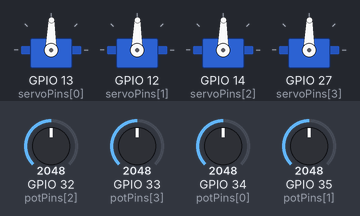
A sketch run on a simulated ESP32. On the bench: 4 × servo. The test bench sets the inputs (shaded band); at power-on: GPIO 32 (potPins[2]) = 2048, GPIO 33 (potPins[3]) = 2048, GPIO 34 (potPins[0]) = 2048, GPIO 35 (potPins[1]) = 2048 (analog values on the 0–4095 scale).

Above: at 1.2 s.
1.3 s: GPIO 32 (potPins[2]) set to 2866
At 2.3 s:
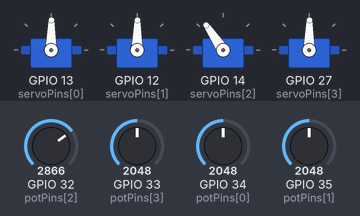
3.2 s: GPIO 33 (potPins[3]) set to 2866
At 4.4 s:
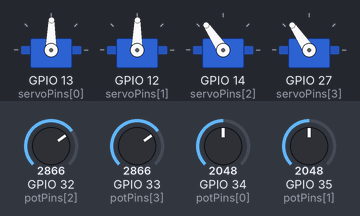
5.1 s: GPIO 34 (potPins[0]) set to 2866
At 6.0 s:
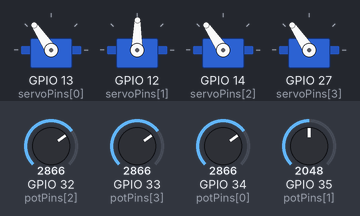
7.0 s: GPIO 35 (potPins[1]) set to 2866
At 8.6 s:
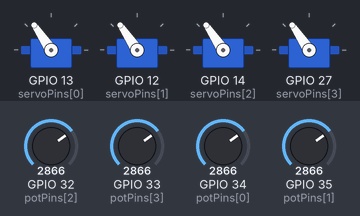
8.9 s: GPIO 32 (potPins[2]) set to 1228
At 10.7 s:
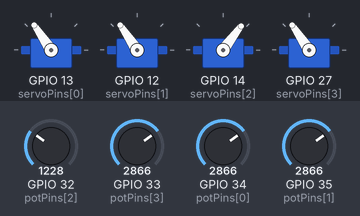
11.9 s: GPIO 33 (potPins[3]) set to 3972
At 13.9 s:
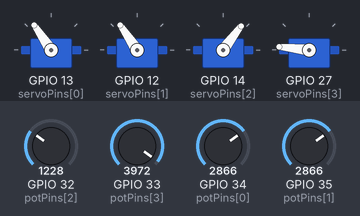
Timing chart, 0 to 15.0 s (numbered marks = the images above; inputs shaded):
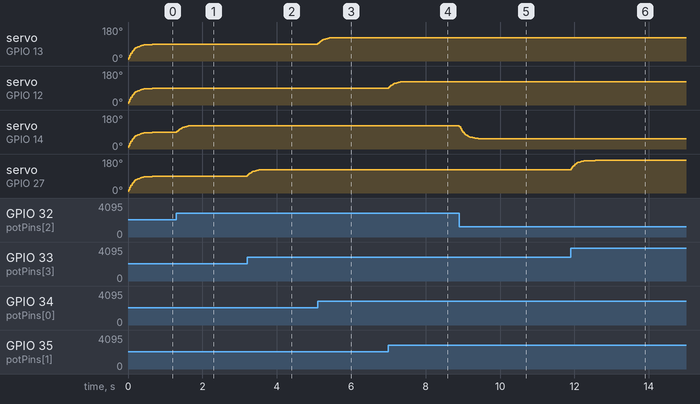

Measured:
- after the input at 1.3 s, servo on GPIO 14 (servoPins[2]): moves from 89° to 124° over 0.42 s, starting at once
- after the input at 3.2 s, servo on GPIO 27 (servoPins[3]): moves from 89° to 124° over 0.42 s, starting at once
- after the input at 5.1 s, servo on GPIO 13 (servoPins[0]): moves from 89° to 124° over 0.42 s, starting at once
- after the input at 7.0 s, servo on GPIO 12 (servoPins[1]): moves from 89° to 124° over 0.42 s, starting at once
- after the input at 8.9 s, servo on GPIO 14 (servoPins[2]): moves from 124° to 53° over 1.1 s, starting at once
- after the input at 11.9 s, servo on GPIO 27 (servoPins[3]): moves from 124° to 174° over 0.65 s, starting at once

The sketch:

main.ino
```cpp
#include <ESP32Servo.h>

// Definirea pinilor (Alege pini care suportă ADC și PWM pe ESP32)
const int potPins[4] = {34, 35, 32, 33};   // Pini de intrare analogică
const int servoPins[4] = {13, 12, 14, 27}; // Pini de ieșire PWM

Servo servos[4];

// Variabile pentru filtrul EMA
float smoothedPotValues[4] = {0, 0, 0, 0};
const float alpha = 0.1; // Coeficient de netezire (0.0 la 1.0). Valori mai mici = filtrare mai puternică, dar răspuns mai lent.

// Variabile pentru Histerezis (Deadband)
int lastServoAngles[4] = {0, 0, 0, 0};
const int deadband = 2; // Pragul în grade. Variațiile mai mici de 2 grade sunt ignorate.

void setup() {
  Serial.begin(115200);

  // Configurarea rezoluției ADC la 12 biți (specific ESP32) -> valori între 0 și 4095
  analogReadResolution(12);

  for (int i = 0; i < 4; i++) {
    // Alocarea timerelor hardware pentru servomotoare
    ESP32PWM::allocateTimer(i);
    servos[i].setPeriodHertz(50); // Frecvența standard pentru MG90

    // Atașarea servomotoarelor. Parametrii 500 și 2400 reprezintă lățimea impulsului în microsecunde (min/max).
    servos[i].attach(servoPins[i], 500, 2400);
  }
}

void loop() {
  for (int i = 0; i < 4; i++) {
    // 1. Citirea valorii brute (0 - 4095)
    int rawPotValue = analogRead(potPins[i]);

    // 2. Aplicarea filtrului EMA
    smoothedPotValues[i] = (alpha * rawPotValue) + ((1.0 - alpha) * smoothedPotValues[i]);

    // 3. Maparea valorii filtrate la unghiul servomotorului (0 - 180 grade)
    int targetAngle = map((int)smoothedPotValues[i], 0, 4095, 0, 180);

    // 4. Aplicarea histerezisului pentru a preveni vibrațiile fine la ax (jitter)
    if (abs(targetAngle - lastServoAngles[i]) >= deadband) {
      servos[i].write(targetAngle);
      lastServoAngles[i] = targetAngle;
    }
  }

  delay(15); // Timp de stabilizare pentru bucla principală
}
```
